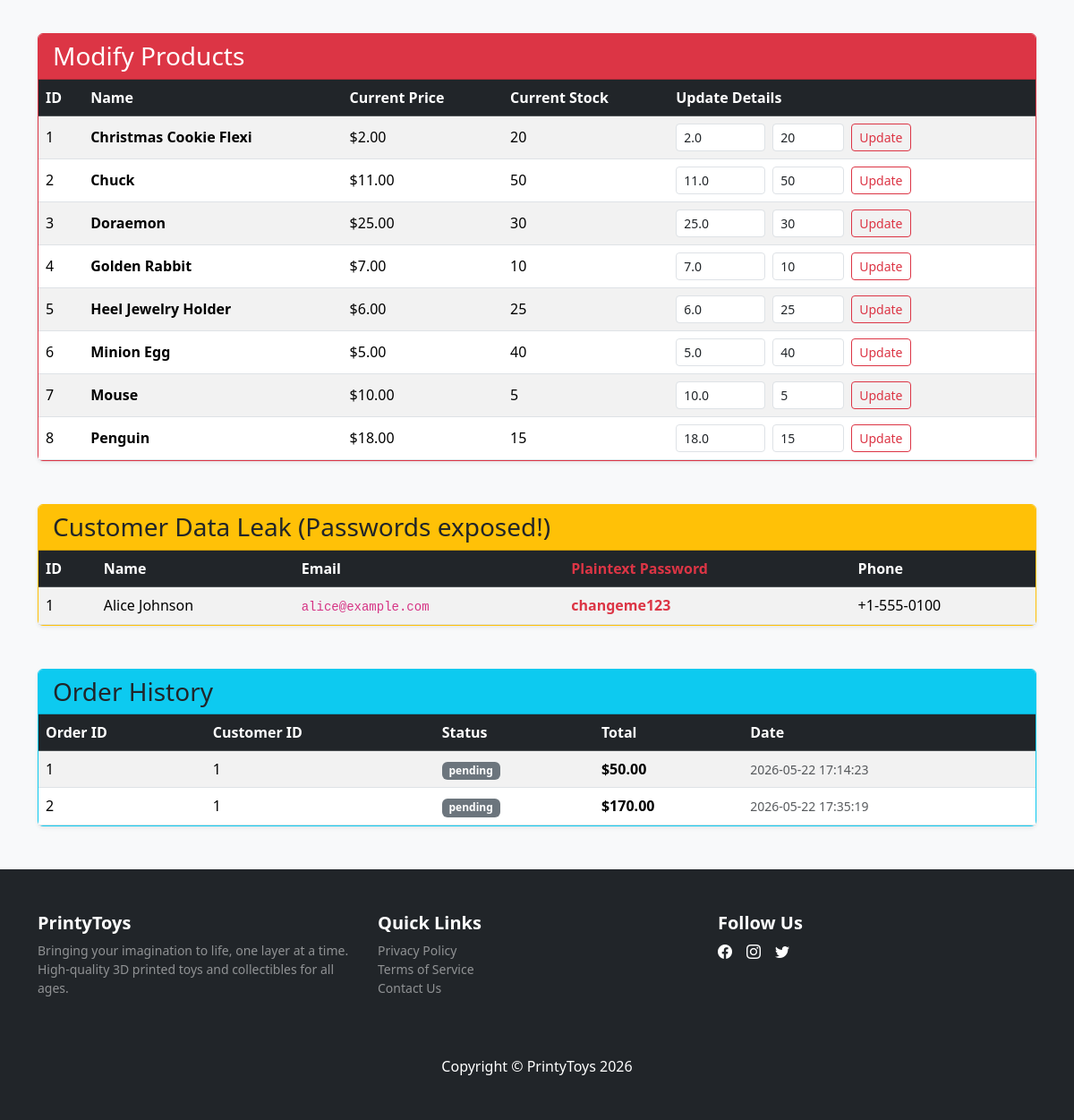
The page /admin (lower part) on the database as committed earlier.
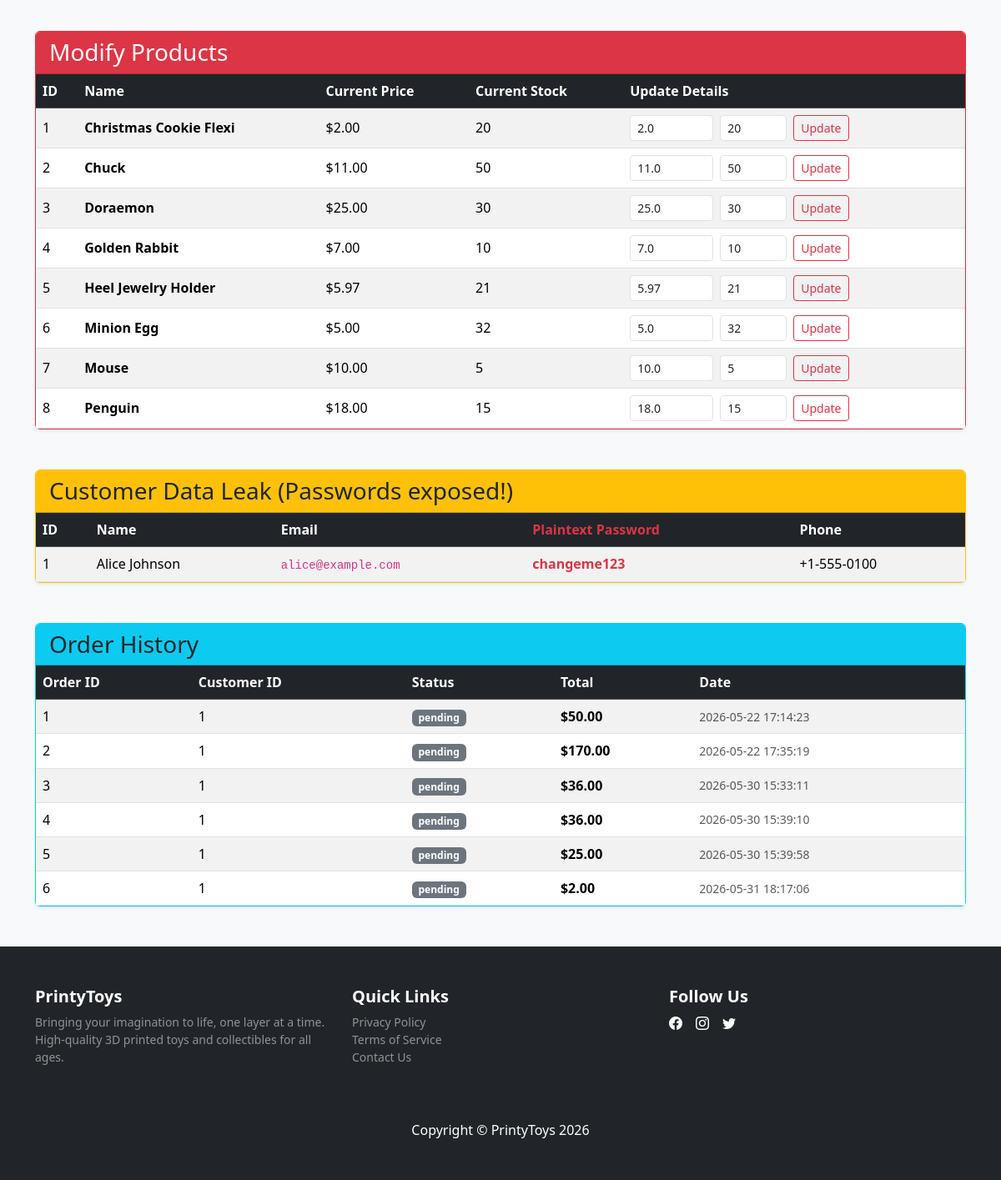
The same page on the database as committed later.
### tables this page shows
CREATE TABLE products (
    id          INTEGER PRIMARY KEY AUTOINCREMENT,
    name        TEXT    NOT NULL,
    description TEXT,
    price       REAL    NOT NULL CHECK (price >= 0),
    image       TEXT,
    alt         TEXT,
    badge       TEXT,                       -- e.g. 'Hot', 'New', 'Limited'
    badge_color TEXT,                       -- Bootstrap bg- class
    rating      INTEGER DEFAULT 0 CHECK (rating BETWEEN 0 AND 5),
    stock       INTEGER NOT NULL DEFAULT 0 CHECK (stock >= 0),
    created_at  TEXT    NOT NULL DEFAULT (datetime('now'))
);

CREATE TABLE customers (
    id          INTEGER PRIMARY KEY AUTOINCREMENT,
    first_name  TEXT    NOT NULL,
    last_name   TEXT    NOT NULL,
    email       TEXT    NOT NULL UNIQUE,
    password    TEXT    NOT NULL,
    phone       TEXT,
    address     TEXT,
    city        TEXT,
    country     TEXT    DEFAULT 'US',
    created_at  TEXT    NOT NULL DEFAULT (datetime('now'))
, balance REAL NOT NULL DEFAULT 0.0 CHECK (balance >= 0));

CREATE TABLE orders (
    id          INTEGER PRIMARY KEY AUTOINCREMENT,
    customer_id INTEGER NOT NULL,
    status      TEXT    NOT NULL DEFAULT 'pending'
                        CHECK (status IN ('pending', 'processing', 'shipped', 'delivered', 'cancelled')),
    total       REAL    NOT NULL DEFAULT 0 CHECK (total >= 0),
    created_at  TEXT    NOT NULL DEFAULT (datetime('now')),
    updated_at  TEXT    NOT NULL DEFAULT (datetime('now')),

    FOREIGN KEY (customer_id) REFERENCES customers(id)
);

### app.py (the view)
@app.route("/admin", methods=["GET"])
def admin():
    con = get_db()
    customers = con.execute("SELECT * FROM customers").fetchall()
    orders = con.execute("SELECT * FROM orders").fetchall()
    products = con.execute("SELECT * FROM products").fetchall()
    con.close()
    return render_template(
        "admin.html", customers=customers, orders=orders, products=products
    )

### app.py (called while the page is built)
def get_db():
    con = sqlite3.connect(DATABASE)
    con.row_factory = sqlite3.Row
    con.execute("PRAGMA foreign_keys = ON")
    return con

@app.context_processor
def inject_balance():
    if "balance" not in session:
        session["balance"] = 0.0
    return dict(user_balance=session["balance"])

### templates/admin.html (shortened to what this page needs)
{% extends 'index.html' %}
{% block content %}
<section class="py-5 bg-light">
  <div class="container">
    <div class="row mb-4">
      <div class="col">
      </div>
    </div>
    <div class="card shadow-sm mb-5 border-danger">
      <div class="card-header bg-danger text-white">
        <h3 class="mb-0">Modify Products</h3>
      </div>
      <div class="card-body p-0 table-responsive">
        <table class="table table-striped table-hover mb-0 align-middle">
          <thead class="table-dark">
            <tr>
              <th>ID</th>
              <th>Name</th>
              <th>Current Price</th>
              <th>Current Stock</th>
              <th>Update Details</th>
            </tr>
          </thead>
          <tbody>
            {% for product in products %}
            <tr>
              <td>{{ product.id }}</td>
              <td class="fw-bold">{{ product.name }}</td>
              <td>${{ "%.2f"|format(product.price) }}</td>
              <td>{{ product.stock }}</td>
              <td>
                <form action="/admin/update_product/{{ product.id }}" method="POST" class="d-flex align-items-center gap-2">
                  <input type="number" step="0.01" name="price" class="form-control form-control-sm" value="{{ product.price }}" required style="width: 100px;">
                  <input type="number" name="stock" class="form-control form-control-sm" value="{{ product.stock }}" required style="width: 80px;">
                  <button type="submit" class="btn btn-sm btn-outline-danger">Update</button>
                </form>
              </td>
            </tr>
            {% endfor %}
          </tbody>
        </table>
      </div>
    </div>
    <div class="card shadow-sm mb-5 border-warning">
      <div class="card-header bg-warning text-dark">
        <h3 class="mb-0">Customer Data Leak (Passwords exposed!)</h3>
      </div>
      <div class="card-body p-0 table-responsive">
        <table class="table table-striped table-hover mb-0 align-middle">
          <thead class="table-dark">
            <tr>
              <th>ID</th>
              <th>Name</th>
              <th>Email</th>
              <th class="text-danger">Plaintext Password</th>
              <th>Phone</th>
            </tr>
          </thead>
          <tbody>
            {% for customer in customers %}
            <tr>
              <td>{{ customer.id }}</td>
              <td>{{ customer.first_name }} {{ customer.last_name }}</td>
              <td><code>{{ customer.email }}</code></td>
              <td class="text-danger fw-bold">{{ customer.password }}</td>
              <td>{{ customer.phone }}</td>
            </tr>
            {% endfor %}
          </tbody>
        </table>
      </div>
    </div>
    <div class="card shadow-sm border-info">
      <div class="card-header bg-info text-dark">
        <h3 class="mb-0">Order History</h3>
      </div>
      <div class="card-body p-0 table-responsive">
        <table class="table table-striped table-hover mb-0 align-middle">
          <thead class="table-dark">
            <tr>
              <th>Order ID</th>
              <th>Customer ID</th>
              <th>Status</th>
              <th>Total</th>
              <th>Date</th>
            </tr>
          </thead>
          <tbody>
            {% for order in orders %}
            <tr>
              <td>{{ order.id }}</td>
              <td>{{ order.customer_id }}</td>
              <td>
                <span class="badge bg-{{ 'success' if order.status == 'delivered' else 'secondary' }}">
                  {{ order.status }}
                </span>
              </td>
              <td class="fw-bold">${{ "%.2f"|format(order.total) }}</td>
              <td class="small text-muted">{{ order.created_at }}</td>
            </tr>
            {% endfor %}
          </tbody>
        </table>
      </div>
    </div>
  </div>
</section>
{% endblock %}

### templates/index.html (shortened to what this page needs)
<!DOCTYPE html>
<html lang="en" data-bs-theme="auto">
<head>
  <link href="https://cdn.jsdelivr.net/npm/bootstrap@5.3.8/dist/css/bootstrap.min.css" rel="stylesheet" />
  <link href="https://cdn.jsdelivr.net/npm/bootstrap-icons@1.13.1/font/bootstrap-icons.css" rel="stylesheet" />
</head>
<body>
  {% block content %}{% endblock %}
  <footer class="py-5 bg-dark">
    <div class="container">
      <div class="row">
        <div class="col-md-4 mb-3 text-white">
          <h5 class="fw-bold">PrintyToys</h5>
          <p class="small text-white-50">Bringing your imagination to life, one layer at a time. High-quality 3D printed
            toys and collectibles for all ages.</p>
        </div>
        <div class="col-md-4 mb-3 text-white">
          <h5 class="fw-bold">Quick Links</h5>
          <ul class="list-unstyled small text-white-50">
            <li><a href="#!" class="text-white-50 text-decoration-none">Privacy Policy</a></li>
            <li><a href="#!" class="text-white-50 text-decoration-none">Terms of Service</a></li>
            <li><a href="#!" class="text-white-50 text-decoration-none">Contact Us</a></li>
          </ul>
        </div>
        <div class="col-md-4 mb-3 text-white">
          <h5 class="fw-bold">Follow Us</h5>
          <div class="d-flex">
            <a href="#!" class="text-white me-3"><i class="bi bi-facebook"></i></a>
            <a href="#!" class="text-white me-3"><i class="bi bi-instagram"></i></a>
            <a href="#!" class="text-white me-3"><i class="bi bi-twitter"></i></a>
          </div>
        </div>
      </div>
      <hr class="bg-white opacity-25" />
      <p class="m-0 text-center text-white">Copyright &copy; PrintyToys 2026</p>
    </div>
  </footer>
</body>
</html>

Rows that differ between the two databases and show on the page:
changed products "Heel Jewelry Holder": price "6.00" → "5.97"; stock "25" → "21"; price "6.0" → "5.97"
changed products "Minion Egg": stock "40" → "32"
added orders: id "3", customer_id "1", status "pending", total "36.00", created_at "2026-05-30 15:33:11"
added orders: id "4", customer_id "1", status "pending", total "36.00", created_at "2026-05-30 15:39:10"
added orders: id "5", customer_id "1", status "pending", total "25.00", created_at "2026-05-30 15:39:58"
added orders: id "6", customer_id "1", status "pending", total "2.00", created_at "2026-05-31 18:17:06"
